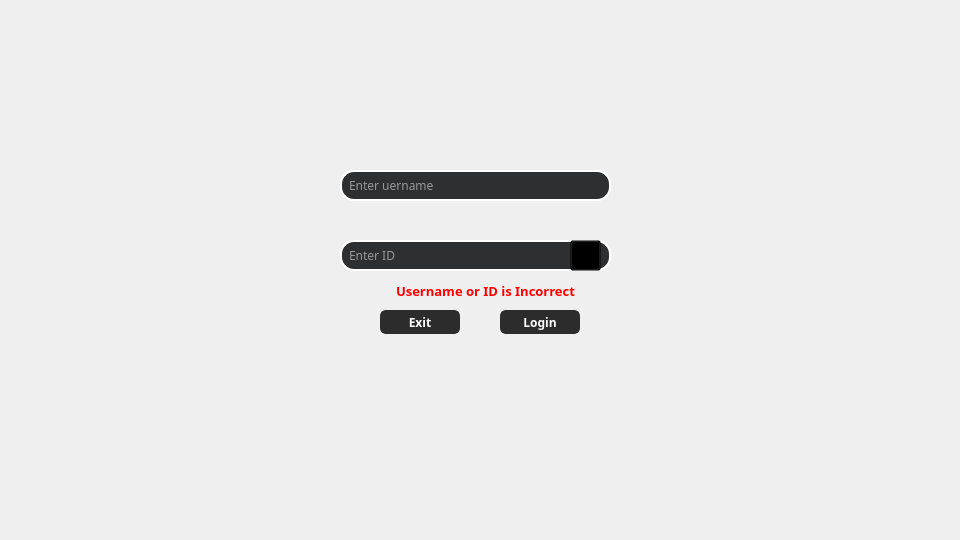
<?xml version="1.0" encoding="UTF-8"?>
<ui version="4.0">
 <class>LoginClass</class>
 <widget class="QWidget" name="LoginClass">
  <property name="geometry">
   <rect>
    <x>0</x>
    <y>0</y>
    <width>960</width>
    <height>540</height>
   </rect>
  </property>
  <property name="windowTitle">
   <string>Form</string>
  </property>
  <widget class="QLabel" name="background">
   <property name="geometry">
    <rect>
     <x>0</x>
     <y>0</y>
     <width>960</width>
     <height>540</height>
    </rect>
   </property>
   <property name="text">
    <string/>
   </property>
   <property name="pixmap">
    <pixmap>assets/LoginBackground.jpg</pixmap>
   </property>
   <property name="scaledContents">
    <bool>true</bool>
   </property>
  </widget>
  <widget class="QLineEdit" name="Email">
   <property name="geometry">
    <rect>
     <x>340</x>
     <y>170</y>
     <width>271</width>
     <height>31</height>
    </rect>
   </property>
   <property name="font">
    <font>
     <family>DM Serif Display</family>
    </font>
   </property>
   <property name="styleSheet">
    <string notr="true">	color:white;
	padding-left: 5px;
    border-radius: 14px;
    border: 2px solid white ;
	background-color: #2e2f30;</string>
   </property>
   <property name="placeholderText">
    <string>Enter uername</string>
   </property>
  </widget>
  <widget class="QLineEdit" name="ID">
   <property name="geometry">
    <rect>
     <x>340</x>
     <y>240</y>
     <width>271</width>
     <height>31</height>
    </rect>
   </property>
   <property name="font">
    <font>
     <family>DM Serif Display</family>
    </font>
   </property>
   <property name="styleSheet">
    <string notr="true">	color:white;
	padding-left: 5px;
    border-radius: 14px;
    border: 2px solid white ;
	background-color: #2e2f30;</string>
   </property>
   <property name="echoMode">
    <enum>QLineEdit::EchoMode::Password</enum>
   </property>
   <property name="placeholderText">
    <string>Enter ID</string>
   </property>
  </widget>
  <widget class="QPushButton" name="Login">
   <property name="geometry">
    <rect>
     <x>500</x>
     <y>310</y>
     <width>80</width>
     <height>24</height>
    </rect>
   </property>
   <property name="font">
    <font>
     <family>Futura</family>
     <bold>true</bold>
    </font>
   </property>
   <property name="styleSheet">
    <string notr="true">QPushButton {
    background-color: #2c2c2c;  
    color: white;
    border: 2px solid #2c2c2c;
    border-radius: 6px;
}

QPushButton:hover {
    background-color: #8B50FF ; 
    border: 2px solid #8B50FF ;
    color: white;
}

QPushButton:pressed {
    background-color: #6F3FCC; 
}</string>
   </property>
   <property name="text">
    <string>Login</string>
   </property>
  </widget>
  <widget class="QPushButton" name="Exit">
   <property name="geometry">
    <rect>
     <x>380</x>
     <y>310</y>
     <width>80</width>
     <height>24</height>
    </rect>
   </property>
   <property name="font">
    <font>
     <family>Futura</family>
     <bold>true</bold>
    </font>
   </property>
   <property name="styleSheet">
    <string notr="true">QPushButton {
    background-color: #2c2c2c;      /* Dark default */
    color: white;
    border: 2px solid #2c2c2c;
    border-radius: 6px;
}

QPushButton:hover {
    background-color: #FF0000;      /* Blue on hover */
    border: 2px solid #FF0000;
    color: white;
}

QPushButton:pressed {
    background-color: #c0392b; /* Darker red */
}</string>
   </property>
   <property name="text">
    <string>Exit</string>
   </property>
  </widget>
  <widget class="QLabel" name="Logo">
   <property name="geometry">
    <rect>
     <x>420</x>
     <y>470</y>
     <width>151</width>
     <height>41</height>
    </rect>
   </property>
   <property name="text">
    <string/>
   </property>
   <property name="pixmap">
    <pixmap>assets/XFitLogo.png</pixmap>
   </property>
   <property name="scaledContents">
    <bool>true</bool>
   </property>
  </widget>
  <widget class="QPushButton" name="showPassword">
   <property name="geometry">
    <rect>
     <x>570</x>
     <y>240</y>
     <width>31</width>
     <height>31</height>
    </rect>
   </property>
   <property name="styleSheet">
    <string notr="true">background-color: transparent;</string>
   </property>
   <property name="text">
    <string/>
   </property>
   <property name="icon">
    <iconset>
     <normaloff>assets/hidePassword.png</normaloff>assets/hidePassword.png</iconset>
   </property>
   <property name="iconSize">
    <size>
     <width>29</width>
     <height>71</height>
    </size>
   </property>
  </widget>
  <widget class="QLabel" name="warning">
   <property name="geometry">
    <rect>
     <x>380</x>
     <y>280</y>
     <width>211</width>
     <height>21</height>
    </rect>
   </property>
   <property name="font">
    <font>
     <family>Futura</family>
     <pointsize>10</pointsize>
     <bold>true</bold>
    </font>
   </property>
   <property name="styleSheet">
    <string notr="true">color:red;</string>
   </property>
   <property name="text">
    <string>Username or ID is Incorrect</string>
   </property>
   <property name="alignment">
    <set>Qt::AlignmentFlag::AlignCenter</set>
   </property>
  </widget>
 </widget>
 <resources/>
 <connections/>
</ui>
